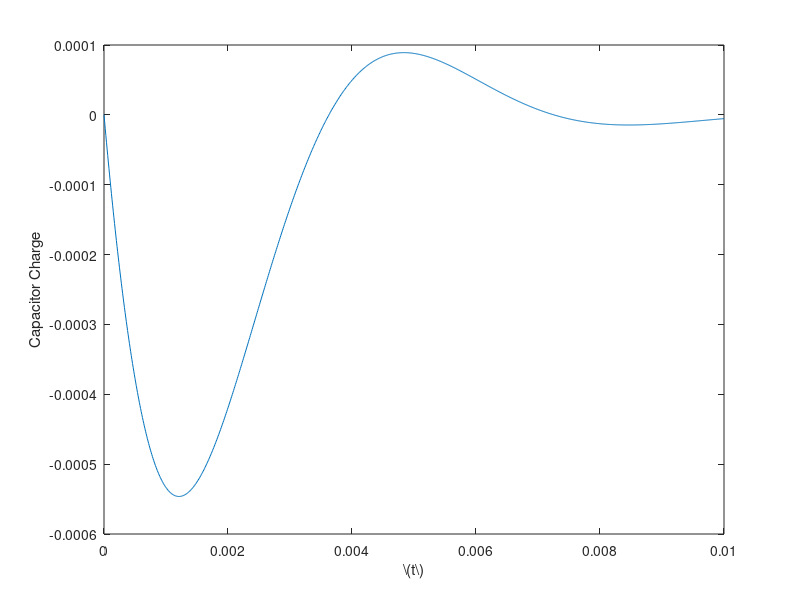
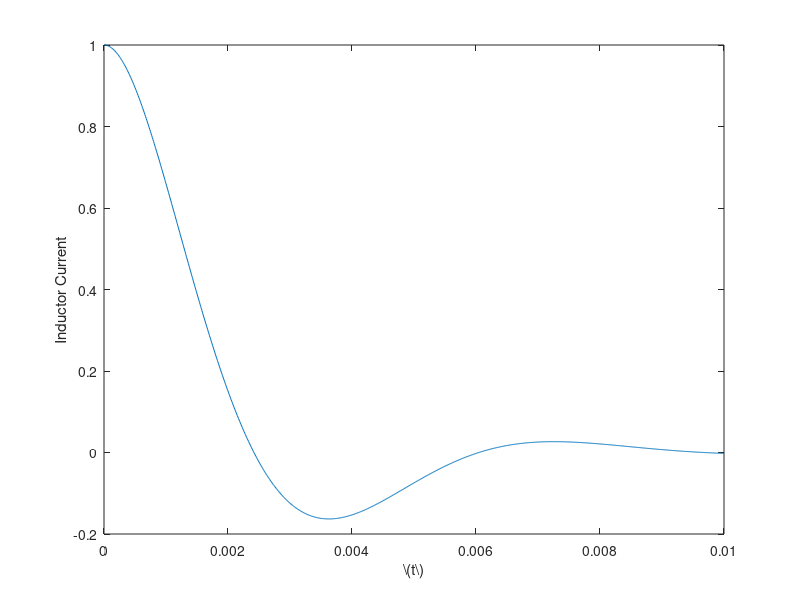

These charts were generated, in order, by the following MATLAB code:
%% LRC Circuits
% Circuits with inductors, resistors, and capacitors can be described by
% constant coefficient systems of ordinary differential equations.  These
% equations then can be solved in terms of the eigenvalues and eigenvectors
% of the matrix.  If \(\mathsf{A} = \mathsf{V} \mathsf{\Lambda}
% \mathsf{V}^{-1}\), where the columns of \(\mathsf{V}\) are the
% eigenvecgtors and the diagonal elements of the diagonal matrix
% \(\mathsf{\Lambda}\) are the eigenvalues, then the differential equation
% eigenvalue problem
%
% \[ 
% \boldsymbol{y}' = \mathsf{A} \boldsymbol{y}, \quad \boldsymbol{y}(0) =
% \boldsymbol{y}_0\]
%
% has the solution
% 
% \[
% \boldsymbol{y}(t) = \mathrm{e}^{\mathsf{A} t} \boldsymbol{y}_0, \qquad
% \mathrm{e}^{\mathsf{A} t} = \mathsf{V} \mathrm{e}^{\mathsf{\Lambda} t}
% \mathsf{V}^{-1}, \qquad \mathrm{e}^{\mathsf{\Lambda} t} =
% \textrm{diag}(\mathrm{e}^{\lambda_1 t}, \ldots, \mathrm{e}^{\lambda_n t}). \]

%% Setting up the Matrix
% We describe a circuit that has an LC unit in series with a resistor.

R = 1e3; %resistance in ohms
C = 1e-6; %capacitance in farads
L = 1; %inductance in henrys
A = [-1/(R*C) -1; 1/(L*C) 0]; %the first row describes the charge on the capacitor, and the second is the current through the inductor

%% Solving the ODE
[eigvec, eigval] = eig(A) %the eigenvectors and eigenvalues 
time = 0:1e-5:1e-2; %times to evaluate the solution
y0 = [0; 1]; 
yval = eigvec\y0; %vector V^-1 times y_0
yval = bsxfun(@times,exp(bsxfun(@times,diag(eigval),time)),yval); %exp(lambda t) * vector
yval = eigvec*yval; %eigenvectors times vector
%yval = real(yval); %remove small imaginary parts due to round-off.
figure
plot(time,yval(1,:))
xlabel('\(t\)')
ylabel('Capacitor Charge')
figure
plot(time,yval(2,:))
xlabel('\(t\)')
ylabel('Inductor Current')
